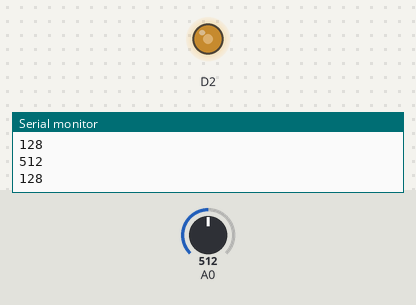
A sketch run on a simulated ESP8266 (NodeMCU). On the bench: output pins drawn as LEDs (lit = HIGH), the last lines printed to the serial monitor. Inputs (shaded band) come from the test bench; at power-on: A0 = 512.

Above: at 1.3 s.
1.4 s: A0 set to 716
At 2.7 s:
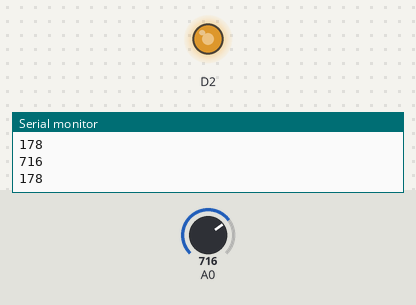
3.0 s: A0 set to 900
At 3.8 s:
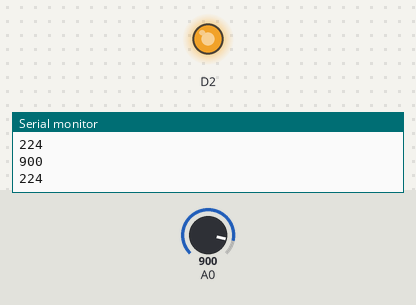
4.5 s: A0 set to 122
At 5.0 s:
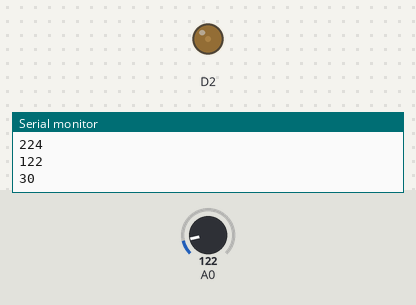
6.0 s: A0 set to 0
At 7.4 s:
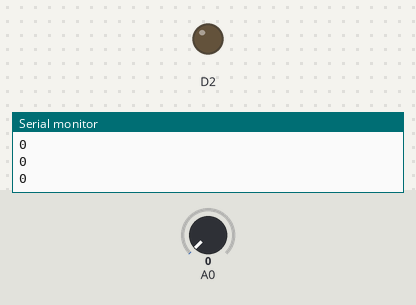
Timing chart, 0 to 8.5 s (numbered marks = the images above; inputs shaded):
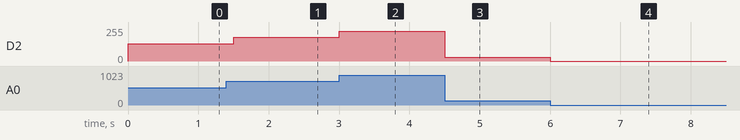

Measured:
- after the input at 1.4 s, D2: 128/255 → 178/255 after 0.10 s
- after the input at 3.0 s, D2: 178/255 → 224/255 at once
- after the input at 4.5 s, D2: 224/255 → 30/255 at once
- after the input at 6.0 s, D2: 30/255 → 0/255 at once

The sketch:

IOT_3.ino
```cpp
int ldr;
void setup() {
  // put your setup code here, to run once:
Serial.begin(9600);
}

void loop() {
  // put your main code here, to run repeatedly:
ldr=analogRead(A0);
Serial.println(ldr);
int mv=map(ldr,0,1024,0,255);
Serial.println(mv);
analogWrite(D2,mv);
delay(500);
}
```
